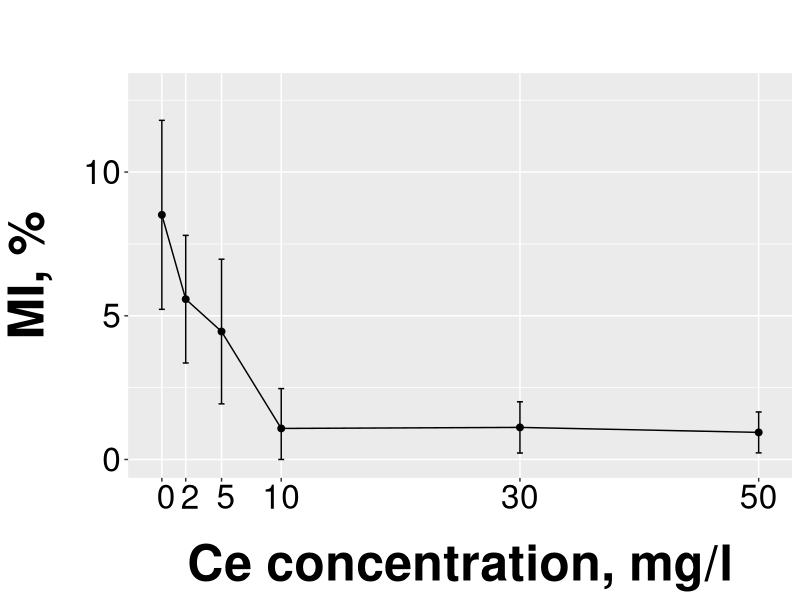

Recreate this plot in R.
# This is the script for creating good mean plots with 
#   95% confidence interval bars. The confidence intervals
#   may be either t-parametric or bca bootstrap intervals.
# The algorithm was developed for cell analysis mean plots
#   of mitotic index (MI) and frequency of abberant cells (FAC).
#
# Copyright: Ilia Fastovets (2018)
# Contact: fastovetsilya@yandex.ru


library('readxl')
library('ggplot2')
#library('extrafont')
library('boot')

Data <- read_excel('Correlations_La_Ce_rastv_pochv.xlsx')
Datamat <- as.matrix(Data)

Element <- 'Ce'
Medium <- 'rastv'
Feature <- 'MI'

Index_Group <- paste(Element, Medium, sep = '_')
Index_Feature <- paste(Element, Medium, Feature, sep = '_')
D_r <- na.exclude(Datamat[,c(Index_Group, Index_Feature)])

create_summary <- function(D_r, method = 't') # 't' or 'boot'
{
  
  if(method == 't')
  {
    conf_interval_low <- function(x)
    {
      return(t.test(x)$conf.int[1])
    }
    conf_interval_high <- function(x)
    {
      return(t.test(x)$conf.int[2])
    }
    
    D_mean <- aggregate(x = D_r[,2], by = list(D_r[,1]), mean)
    D_low <- aggregate(x = D_r[,2], by = list(D_r[,1]), 
                       conf_interval_low)
    D_high <- aggregate(x = D_r[,2], by = list(D_r[,1]), 
                        conf_interval_high)
    D_agg <- cbind(D_mean, D_low[2], D_high[2])
    colnames(D_agg) <- c('Group', 'Mean', 'Low', 'High')
    D_agg[, 'Low'][D_agg[, 'Low'] < 0] <- 0
    return(as.data.frame(D_agg))
  }
  
  if(method == 'boot')
  {
    
    conf_interval_low <- function(x, R = 10^5)
    {
      bootfun <- function(data, index)
      {
        d <- data[index]
        return(mean(d))
      }
      bootresult <- boot(na.omit(x), bootfun, R = R)
      bootci <- boot.ci(bootresult, type = 'bca')
      return(bootci$bca[4])
    }
    
    conf_interval_high <- function(x, R = 10^5)
    {
      bootfun <- function(data, index)
      {
        d <- data[index]
        return(mean(d))
      }
      bootresult <- boot(na.omit(x), bootfun, R = R)
      bootci <- boot.ci(bootresult, type = 'bca')
      return(bootci$bca[5])
    }
    
    D_mean <- aggregate(x = D_r[,2], by = list(D_r[,1]), mean)
    D_low <- aggregate(x = D_r[,2], by = list(D_r[,1]), 
                       conf_interval_low)
    D_high <- aggregate(x = D_r[,2], by = list(D_r[,1]), 
                        conf_interval_high)
    D_agg <- cbind(D_mean, D_low[2], D_high[2])
    colnames(D_agg) <- c('Group', 'Mean', 'Low', 'High')
    D_agg[, 'Low'][D_agg[, 'Low'] < 0] <- 0
    return(as.data.frame(D_agg))
  }
  
}

D_agg <- create_summary(D_r, 't')


#loadfonts(device = "win")
#font_install('TT Arial')
good_plot <- function(D_agg, title, xlab, ylab)
{
  errorbar_width = (max(D_agg[1]) - min(D_agg[1])) / 100
  ggplot(D_agg, aes(x=Group, y=Mean, vjust = 1.5)) +
    geom_line(aes(group=1)) +
    geom_point(size=2) +
    geom_errorbar(aes(ymin=Low, ymax=High), 
                  width=errorbar_width) +
    xlab(paste0(xlab)) + 
    ylab(paste0(ylab)) +
    ggtitle(title) +
    scale_x_discrete(limits = D_agg$Group, expand = c(0.05,0.05)) +
    theme(plot.title = element_text(hjust = 0.5), 
          axis.text = element_text(face='plain',size=24, colour='black'),
          text = element_text(face="bold",size=36, colour='black'),
          axis.title.x = element_text(margin = margin(t = 20)),
          axis.title.y = element_text(margin = margin(r = 20))) +
    ylim(0,max(D_agg$High)+1)
}

good_plot(D_agg, '',
          paste0(Element,' concentration', ', mg/l'),
          paste0(Feature, ', %'))

#good_plot(D_agg, '',
          #paste0(Element,' extraneous concentration', ', mg/kg'),
          #paste0(Feature, ', %'))

# good_plot(D_agg, '',
#           paste0(Element,' concentration', ', mg/l'),
#           'Root length, mm')

# good_plot(D_agg, '',
#           paste0(Element,' extraneous concentration', ', mg/kg'),
#           'Root length, mm')
